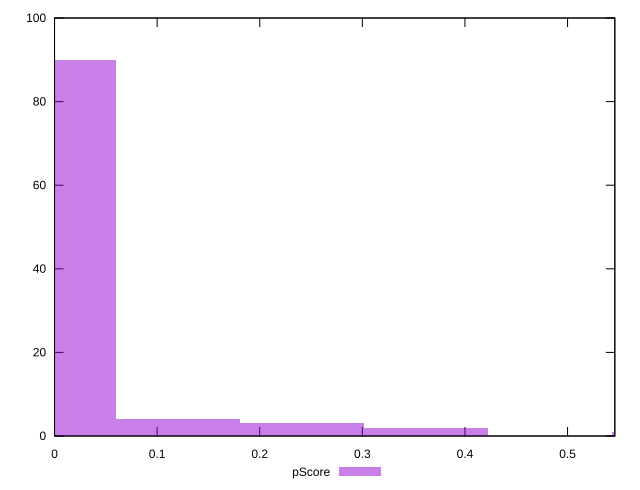

Source code (gnuplot):
reset

$pScore <<EOF
0 90
0.3619637673626823 2
0.1206545891208941 4
0.2413091782417882 3
0.6032729456044705 1
EOF

set key outside below
set boxwidth 0.1206545891208941
set xrange [2.381872477030811e-12:0.5460657327259774]
set yrange [0:100]
set trange [0:100]
set style fill transparent solid 0.5 noborder
set terminal svg size 640, 490 enhanced background rgb 'white'
set output "report_00015_2021-02-09T16-11-33.973Z/estimated-input-latency/samples/pages/pScore/histogram.svg"

plot $pScore title "pScore" with boxes

reset
